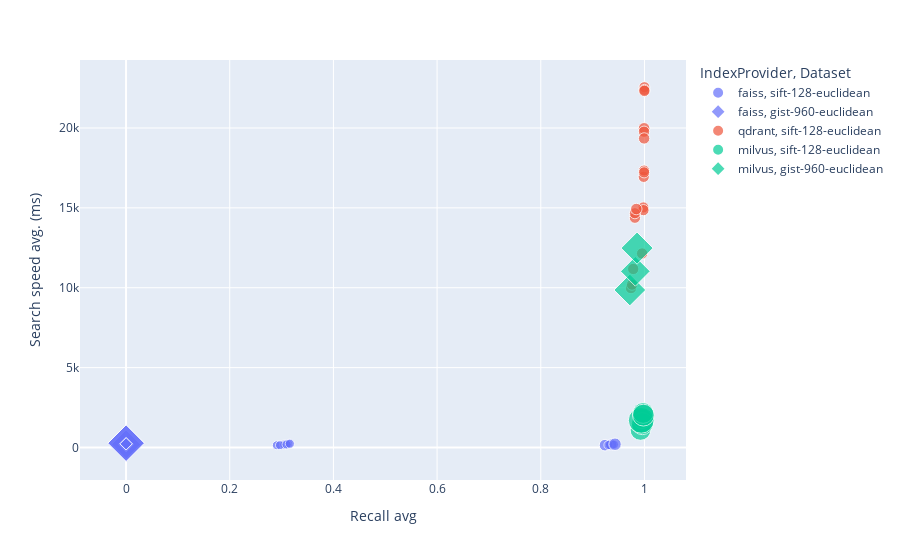

The notebook cell this image was saved under:
### Code cell
import plotly.express as px
import plotly.graph_objects as go

# Your existing DataFrame and plot
fig = px.scatter(
    df_results,
    x="Recall avg",
    y="Search speed avg. (ms)",
    hover_data=["Index","ingesting_max","benchmarking_mean","Dataset"],
    color="IndexProvider",
    size=df_results["ingesting_max"],
    symbol="Dataset"
)

# # Adding a similar scatter plot but with semi-transparency and different size mapping
# fig.add_trace(
#     go.Scatter(
#         x=df_results["Recall avg"],
#         y=df_results["Search speed avg. (ms)"],
#         mode="markers",
#         marker=dict(
#             size=df_results["ingesting_max"] / 25,  # Size based on 'ingesting_max' column
#             opacity=0.1,  # Semi-transparent markers
#             # color=fig.data[0].marker.color,  # Use the same color as the first plot
#             # line=dict(color="MediumPurple", width=2),
#         ),
#         hoverinfo="text",  # You can customize hover info as needed
#         name="Ingesting max",
#     )
# )

fig.show()

### Figure 1 — Plotly figure (JSON) as saved in the notebook; plotly's stock layout.template omitted (floating-point values rounded to 4 significant figures)
{"data": [{"customdata": [["index: faiss HNSW, M=16, ef_construction=128, ef_search=128, None, L2", 690.3, 1140.0, "sift-128-euclidean"], ["index: faiss HNSW, M=32, ef_construction=128, ef_search=128, None, L2", 426.4, 1251.0, "sift-128-euclidean"], ["index: faiss HNSW, M=64, ef_construction=128, ef_search=128, None, L2", 645.2, 1495.0, "sift-128-euclidean"], ["index: faiss HNSW, M=16, ef_construction=256, ef_search=128, None, L2", 430.7, 1130.0, "sift-128-euclidean"], ["index: faiss HNSW, M=32, ef_construction=256, ef_search=128, None, L2", 427.7, 1250.0, "sift-128-euclidean"], ["index: faiss HNSW, M=64, ef_construction=256, ef_search=128, None, L2", 797.1, 1496.0, "sift-128-euclidean"], ["index: faiss HNSW, M=16, ef_construction=128, ef_search=128, SQ8, L2", 408.9, 763.2, "sift-128-euclidean"], ["index: faiss HNSW, M=32, ef_construction=128, ef_search=128, SQ8, L2", 427.4, 883.8, "sift-128-euclidean"], ["index: faiss HNSW, M=64, ef_construction=128, ef_search=128, SQ8, L2", 427.7, 1129.0, "sift-128-euclidean"], ["index: faiss HNSW, M=16, ef_construction=256, ef_search=128, SQ8, L2", 409.9, 762.7, "sift-128-euclidean"], ["index: faiss HNSW, M=32, ef_construction=256, ef_search=128, SQ8, L2", 427.9, 885.9, "sift-128-euclidean"], ["index: faiss HNSW, M=64, ef_construction=256, ef_search=128, SQ8, L2", 425.8, 1128.0, "sift-128-euclidean"]], "hovertemplate": "IndexProvider=faiss<br>Dataset=%{customdata[3]}<br>Recall avg=%{x}<br>Search speed avg. (ms)=%{y}<br>ingesting_max=%{customdata[1]}<br>Index=%{customdata[0]}<br>benchmarking_mean=%{customdata[2]}<extra></extra>", "legendgroup": "faiss, sift-128-euclidean", "marker": {"color": "#636efa", "size": [690.3, 426.4, 645.2, 430.7, 427.7, 797.1, 408.9, 427.4, 427.7, 409.9, 427.9, 425.8], "sizemode": "area", "sizeref": 10.22, "symbol": "circle"}, "mode": "markers", "name": "faiss, sift-128-euclidean", "orientation": "v", "showlegend": true, "type": "scatter", "x": [0.9239, 0.9338, 0.9357, 0.9306, 0.9411, 0.9432, 0.2908, 0.3053, 0.3128, 0.2969, 0.3098, 0.3159], "xaxis": "x", "y": [144.7, 168.8, 180.8, 154.2, 185.4, 202.8, 138.7, 179.6, 219.3, 141.3, 189.0, 237.1], "yaxis": "y"}, {"customdata": [["index: faiss HNSW, M=16, ef_construction=128, ef_search=128, None, L2", 2533.0, 4282.0, "gist-960-euclidean"], ["index: faiss HNSW, M=32, ef_construction=128, ef_search=128, None, L2", 4088.0, 4400.0, "gist-960-euclidean"], ["index: faiss HNSW, M=16, ef_construction=256, ef_search=128, None, L2", 629.4, 4276.0, "gist-960-euclidean"], ["index: faiss HNSW, M=32, ef_construction=256, ef_search=128, None, L2", 4046.0, 4397.0, "gist-960-euclidean"], ["index: faiss HNSW, M=16, ef_construction=128, ef_search=128, SQ8, L2", 462.1, 1546.0, "gist-960-euclidean"], ["index: faiss HNSW, M=16, ef_construction=256, ef_search=128, SQ8, L2", 463.2, 1556.0, "gist-960-euclidean"]], "hovertemplate": "IndexProvider=faiss<br>Dataset=%{customdata[3]}<br>Recall avg=%{x}<br>Search speed avg. (ms)=%{y}<br>ingesting_max=%{customdata[1]}<br>Index=%{customdata[0]}<br>benchmarking_mean=%{customdata[2]}<extra></extra>", "legendgroup": "faiss, gist-960-euclidean", "marker": {"color": "#636efa", "size": [2533.0, 4088.0, 629.4, 4046.0, 462.1, 463.2], "sizemode": "area", "sizeref": 10.22, "symbol": "diamond"}, "mode": "markers", "name": "faiss, gist-960-euclidean", "orientation": "v", "showlegend": true, "type": "scatter", "x": [0.000113, 0.000126, 0.000105, 0.000129, 0.00013, 0.000152], "xaxis": "x", "y": [194.3, 267.8, 199.3, 268.8, 224.7, 228.0], "yaxis": "y"}, {"customdata": [["index: qdrant HNSW, M=16, ef_construction=128, ef_search=128, None, L2", 654.4, 1279.0, "sift-128-euclidean"], ["index: qdrant HNSW, M=32, ef_construction=128, ef_search=128, None, L2", 636.8, 1350.0, "sift-128-euclidean"], ["index: qdrant HNSW, M=64, ef_construction=128, ef_search=128, None, L2", 646.4, 1383.0, "sift-128-euclidean"], ["index: qdrant HNSW, M=16, ef_construction=256, ef_search=128, None, L2", 640.3, 1209.0, "sift-128-euclidean"], ["index: qdrant HNSW, M=32, ef_construction=256, ef_search=128, None, L2", 631.8, 1219.0, "sift-128-euclidean"], ["index: qdrant HNSW, M=64, ef_construction=256, ef_search=128, None, L2", 632, 1298.0, "sift-128-euclidean"], ["index: qdrant HNSW, M=16, ef_construction=128, ef_search=128, PQ8, L2", 691.5, 1154.0, "sift-128-euclidean"], ["index: qdrant HNSW, M=32, ef_construction=128, ef_search=128, PQ8, L2", 649.1, 1197.0, "sift-128-euclidean"], ["index: qdrant HNSW, M=64, ef_construction=128, ef_search=128, PQ8, L2", 662.5, 1129.0, "sift-128-euclidean"], ["index: qdrant HNSW, M=16, ef_construction=256, ef_search=128, PQ8, L2", 626.2, 1089.0, "sift-128-euclidean"], ["index: qdrant HNSW, M=32, ef_construction=256, ef_search=128, PQ8, L2", 635.7, 1149.0, "sift-128-euclidean"], ["index: qdrant HNSW, M=64, ef_construction=256, ef_search=128, PQ8, L2", 665, 1144.0, "sift-128-euclidean"], ["index: qdrant HNSW, M=16, ef_construction=128, ef_search=128, SQ8, L2", 667.5, 1382.0, "sift-128-euclidean"], ["index: qdrant HNSW, M=32, ef_construction=128, ef_search=128, SQ8, L2", 641.4, 1406.0, "sift-128-euclidean"], ["index: qdrant HNSW, M=64, ef_construction=128, ef_search=128, SQ8, L2", 655.1, 1400.0, "sift-128-euclidean"], ["index: qdrant HNSW, M=16, ef_construction=256, ef_search=128, SQ8, L2", 653.6, 1291.0, "sift-128-euclidean"], ["index: qdrant HNSW, M=32, ef_construction=256, ef_search=128, SQ8, L2", 634.9, 1361.0, "sift-128-euclidean"], ["index: qdrant HNSW, M=64, ef_construction=256, ef_search=128, SQ8, L2", 677, 1384.0, "sift-128-euclidean"]], "hovertemplate": "IndexProvider=qdrant<br>Dataset=%{customdata[3]}<br>Recall avg=%{x}<br>Search speed avg. (ms)=%{y}<br>ingesting_max=%{customdata[1]}<br>Index=%{customdata[0]}<br>benchmarking_mean=%{customdata[2]}<extra></extra>", "legendgroup": "qdrant, sift-128-euclidean", "marker": {"color": "#EF553B", "size": [654.4, 636.8, 646.4, 640.3, 631.8, 632, 691.5, 649.1, 662.5, 626.2, 635.7, 665, 667.5, 641.4, 655.1, 653.6, 634.9, 677], "sizemode": "area", "sizeref": 10.22, "symbol": "circle"}, "mode": "markers", "name": "qdrant, sift-128-euclidean", "orientation": "v", "showlegend": true, "type": "scatter", "x": [0.9955, 0.9978, 0.9981, 0.9986, 0.9993, 0.9994, 0.9993, 0.9992, 0.9994, 0.9999, 0.9999, 0.9998, 0.974, 0.976, 0.9783, 0.9816, 0.9815, 0.9843], "xaxis": "x", "y": [12140.0, 15030.0, 14860.0, 16940.0, 17340.0, 17220.0, 19980.0, 19770.0, 19350.0, 22550.0, 22380.0, 22320.0, 9983.0, 10190.0, 11170.0, 14380.0, 14660.0, 14930.0], "yaxis": "y"}, {"customdata": [["index: milvus HNSW, M=16, ef_construction=128, ef_search=128, None, L2", 2202.0, 1512.0, "sift-128-euclidean"], ["index: milvus HNSW, M=32, ef_construction=128, ef_search=128, None, L2", 2026.0, 2141.0, "sift-128-euclidean"], ["index: milvus HNSW, M=64, ef_construction=128, ef_search=128, None, L2", 2479.0, 2387.0, "sift-128-euclidean"], ["index: milvus HNSW, M=16, ef_construction=256, ef_search=128, None, L2", 3415.0, 1918.0, "sift-128-euclidean"], ["index: milvus HNSW, M=32, ef_construction=256, ef_search=128, None, L2", 2217.0, 1944.0, "sift-128-euclidean"], ["index: milvus HNSW, M=64, ef_construction=256, ef_search=128, None, L2", 2448.0, 2337.0, "sift-128-euclidean"]], "hovertemplate": "IndexProvider=milvus<br>Dataset=%{customdata[3]}<br>Recall avg=%{x}<br>Search speed avg. (ms)=%{y}<br>ingesting_max=%{customdata[1]}<br>Index=%{customdata[0]}<br>benchmarking_mean=%{customdata[2]}<extra></extra>", "legendgroup": "milvus, sift-128-euclidean", "marker": {"color": "#00cc96", "size": [2202.0, 2026.0, 2479.0, 3415.0, 2217.0, 2448.0], "sizemode": "area", "sizeref": 10.22, "symbol": "circle"}, "mode": "markers", "name": "milvus, sift-128-euclidean", "orientation": "v", "showlegend": true, "type": "scatter", "x": [0.9923, 0.9952, 0.9959, 0.9938, 0.9974, 0.998], "xaxis": "x", "y": [1097.0, 1815.0, 1490.0, 1701.0, 2160.0, 2024.0], "yaxis": "y"}, {"customdata": [["index: milvus HNSW, M=16, ef_construction=128, ef_search=128, None, L2", 3051.0, null, "gist-960-euclidean"], ["index: milvus HNSW, M=32, ef_construction=128, ef_search=128, None, L2", 2670.0, null, "gist-960-euclidean"], ["index: milvus HNSW, M=64, ef_construction=128, ef_search=128, None, L2", 3121.0, null, "gist-960-euclidean"]], "hovertemplate": "IndexProvider=milvus<br>Dataset=%{customdata[3]}<br>Recall avg=%{x}<br>Search speed avg. (ms)=%{y}<br>ingesting_max=%{customdata[1]}<br>Index=%{customdata[0]}<br>benchmarking_mean=%{customdata[2]}<extra></extra>", "legendgroup": "milvus, gist-960-euclidean", "marker": {"color": "#00cc96", "size": [3051.0, 2670.0, 3121.0], "sizemode": "area", "sizeref": 10.22, "symbol": "diamond"}, "mode": "markers", "name": "milvus, gist-960-euclidean", "orientation": "v", "showlegend": true, "type": "scatter", "x": [0.9718, 0.9824, 0.9857], "xaxis": "x", "y": [9858.0, 11030.0, 12480.0], "yaxis": "y"}], "layout": {"legend": {"itemsizing": "constant", "title": {"text": "IndexProvider, Dataset"}, "tracegroupgap": 0}, "margin": {"t": 60}, "xaxis": {"anchor": "y", "domain": [0, 1], "title": {"text": "Recall avg"}}, "yaxis": {"anchor": "x", "domain": [0, 1], "title": {"text": "Search speed avg. (ms)"}}}}
